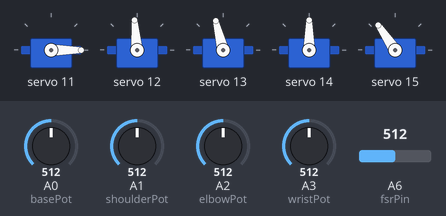
A sketch run on a simulated Arduino MKR. Parts: 5 × servo. Inputs (shaded band) come from the test bench; at power-on: A0 (basePot) = 512, A1 (shoulderPot) = 512, A2 (elbowPot) = 512, A3 (wristPot) = 512, A6 (fsrPin) = 512. WiFi joins after 1.5 s; servers stay silent unless stated; what the sketch prints to the serial monitor is not drawn.

Above: at 7.7 s.
7.8 s: A0 (basePot) set to 660
At 8.4 s:
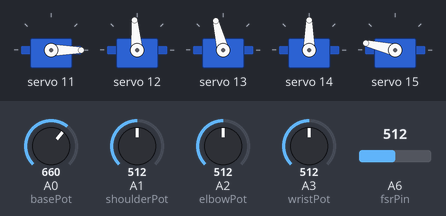
9.3 s: A1 (shoulderPot) set to 660
At 9.6 s:
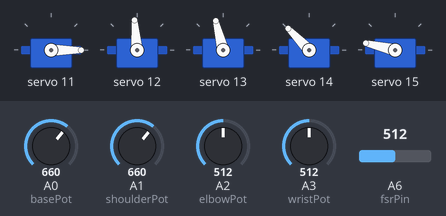
10.8 s: A2 (elbowPot) set to 660
At 11.9 s:
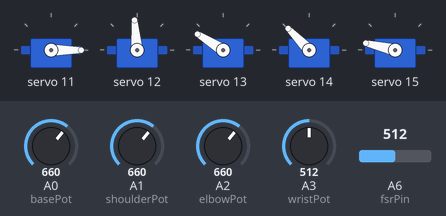
12.3 s: A3 (wristPot) set to 660
At 13.2 s:
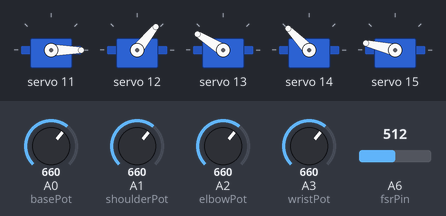
13.8 s: A0 (basePot) set to 716
At 14.2 s:
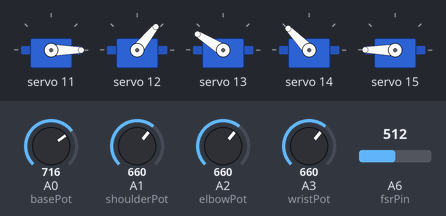
15.3 s: A1 (shoulderPot) set to 716
At 16.5 s:
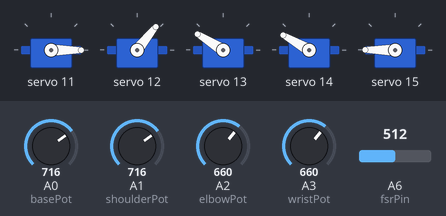
Timing chart, 0 to 17.8 s (numbered marks = the images above; inputs shaded):
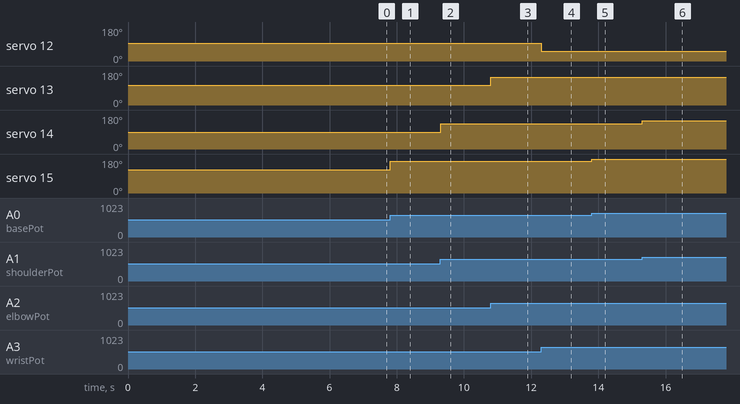

Measured:
- after the input at 7.8 s, servo 15: 124° → 167° at once
- after the input at 9.3 s, servo 14: 90° → 134° at once
- after the input at 10.8 s, servo 13: 104° → 148° at once
- after the input at 12.3 s, servo 12: 95° → 51° at once
- after the input at 13.8 s, servo 15: 167° → 180° at once
- after the input at 15.3 s, servo 14: 134° → 150° at once

The sketch:

arduino_data_send.ino
```cpp
#include <Wire.h>
#include <WiFiNINA.h>
#include <Adafruit_PWMServoDriver.h>

// Network details
char ssid[] = "WiFi_Network"; //**Replace with your information**
char pass[] = "WiFi_Password"; //**Replace with your information**


int status = WL_IDLE_STATUS;
WiFiUDP Udp;

// UDP connection info
unsigned int localPort = 8881;
String deviceID = "1";

// PWM
#define MIN_PULSE_WIDTH       650
#define MAX_PULSE_WIDTH       2350
#define FREQUENCY             50

Adafruit_PWMServoDriver pwm = Adafruit_PWMServoDriver();

// Potentiometer pins
#define basePot A0      // Base
#define shoulderPot A1  // Shoulder
#define elbowPot A2     // Elbow
#define wristPot A3     // Wrist

#define fsrPin A6      // FSR sensor
#define threshold 100  // Threshold value based on calibration

// Initial readings from potentiometers to calibrate ISAAC readings
int pot1_offset;
int pot2_offset;
int pot3_offset;
int pot4_offset;

int wrist = 12;
int elbow = 13;  // Assign Motors to pins on Servo Driver Board
int shoulder = 14;
int base = 15;

// Offset PWM values for each motor
int pwmOffsets[4] = { 0, 150, 0, 350};  // Initialize offsets to 0

String data;

void setup() {
  Serial.begin(9600);

  pwm.begin();
  pwm.setPWMFreq(FREQUENCY);
  pwm.setPWM(11, 0, 90);

  // Initialize WiFi
  while (status != WL_CONNECTED) {
    Serial.print("Attempting to connect to WPA SSID: ");
    Serial.println(ssid);
    status = WiFi.begin(ssid, pass);
    delay(5000);
  }
  Serial.println("Connected to WiFi");
  Serial.print("Arduino IP address: ");
  Serial.println(WiFi.localIP());

  Udp.begin(localPort);
  pinMode(fsrPin, INPUT);

  pot1_offset = analogRead(basePot);
  pot2_offset = analogRead(shoulderPot);
  pot3_offset = analogRead(elbowPot);
  pot4_offset = analogRead(wristPot);
}

// Read potentiometer values
int pot_1;
int pot_2;
int pot_3;
int pot_4;

int fsrReading;  // Variable to store the reading

void moveMotor(int controlIn, int motorOut, int offset, bool reverse = false) {
  int potVal = analogRead(controlIn);
  int pulse_wide;
  if (reverse) {
    pulse_wide = map(potVal, 240, 800, MIN_PULSE_WIDTH, MAX_PULSE_WIDTH);  // Reverse direction
  } else {
    pulse_wide = map(potVal, 800, 240, MIN_PULSE_WIDTH, MAX_PULSE_WIDTH);  // Normal direction
  }
  pulse_wide += offset;  // Apply offset
  int pulse_width = int(float(pulse_wide) / 1000000 * FREQUENCY * 4096);    // Convert pulse width to PWM value
  pwm.setPWM(motorOut, 0, pulse_width);
}

void loop() {
  moveMotor(wristPot, wrist, pwmOffsets[0]);  // Normal direction
  moveMotor(elbowPot, elbow, pwmOffsets[1], true);  // Reverse direction
  moveMotor(shoulderPot, shoulder, pwmOffsets[2], true);  // Reverse direction
  moveMotor(basePot, base, pwmOffsets[3], true);  // Reverse direction

  pot_1 = analogRead(basePot) - pot1_offset;
  pot_2 = analogRead(shoulderPot) - pot2_offset;
  pot_3 = analogRead(elbowPot) - pot3_offset;
  pot_4 = analogRead(wristPot) - pot4_offset;

  fsrReading = analogRead(fsrPin);  // Read the voltage at the FSR
  if (fsrReading < threshold) {
  }

  // Create data string
  data = String(pot_1) + "," + String(pot_2) + "," + String(pot_3) + "," + String(pot_4) + "," + String(fsrReading);
  Serial.println(data);


  Udp.beginPacket("IP Address", localPort); //Include IP here
  Udp.write(data.c_str());
  Udp.endPacket();

}
```
